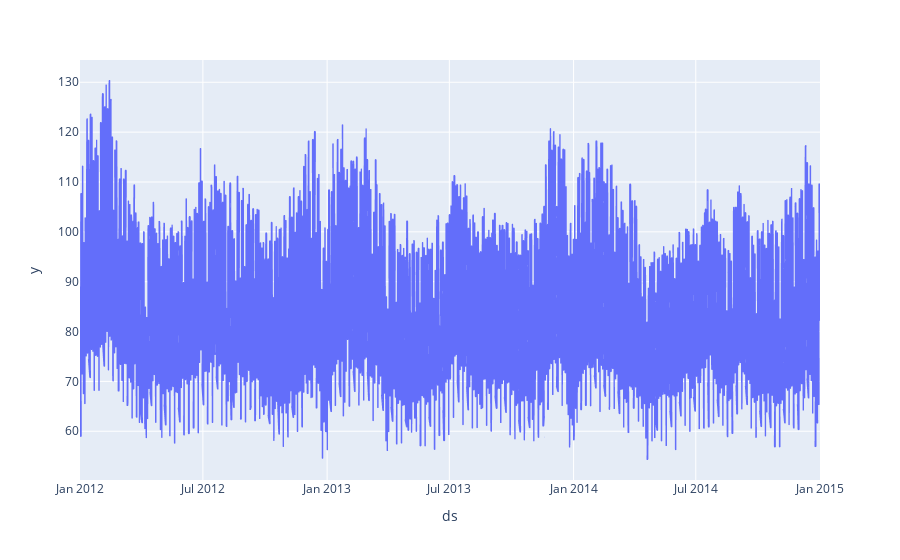

This figure's notebook cell:
### Markdown cell above
Distrubution plots

### Code cell
fig = px.line(df, x=df["ds"], y=df["y"])
fig.show()

### Figure 1 — Plotly figure (JSON) as saved in the notebook; plotly's stock layout.template omitted (floating-point values rounded to 4 significant figures; data arrays with more than 128 entries replaced by an {"elided": "..."} marker saying what was removed)
{"data": [{"hovertemplate": "ds=%{x}<br>y=%{y}<extra></extra>", "legendgroup": "", "line": {"color": "#636efa", "dash": "solid"}, "marker": {"symbol": "circle"}, "mode": "lines", "name": "<b style=\"color:sandybrown\">[R]</b>  <i style=\"color:#fc9944\">~1D</i>", "showlegend": false, "type": "scattergl", "uid": "2db417ba-c02b-4276-9a10-9dab5763f8d1", "x": {"elided": "1000 str values"}, "xaxis": "x", "y": {"elided": "1000 float values"}, "yaxis": "y"}], "layout": {"legend": {"tracegroupgap": 0}, "margin": {"t": 60}, "xaxis": {"anchor": "y", "domain": [0, 1], "title": {"text": "ds"}}, "yaxis": {"anchor": "x", "domain": [0, 1], "title": {"text": "y"}}}}
